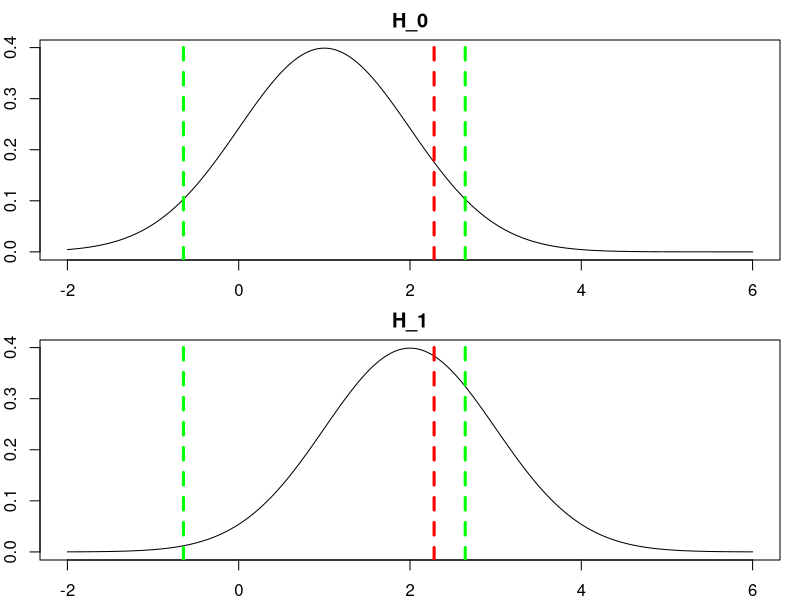

This chart was generated by the following R code:
## ---- chunk 1
knitr::opts_chunk$set(echo = FALSE)
## ---- chunk 2
a = 1
b = 2
x = seq(-4,4,by=0.01)+2
y1 = dnorm(x,a,1)
y2 = dnorm(x,b,1)
par(mfrow=c(2,1),mar=c(2,2,2,1))
plot(x,y1,type="l",xlab="",ylab="",main="H_0")
abline(v=c(a+qnorm(0.9),a+qnorm(0.95),a-qnorm(0.95)),col = c("red","green","green"),lty=2,lwd=3)
plot(x,y2,type="l",xlab="",ylab="",main="H_1")
abline(v=c(a+qnorm(0.9),a+qnorm(0.95),a-qnorm(0.95)),col = c("red","green","green"),lty=2,lwd=3)

